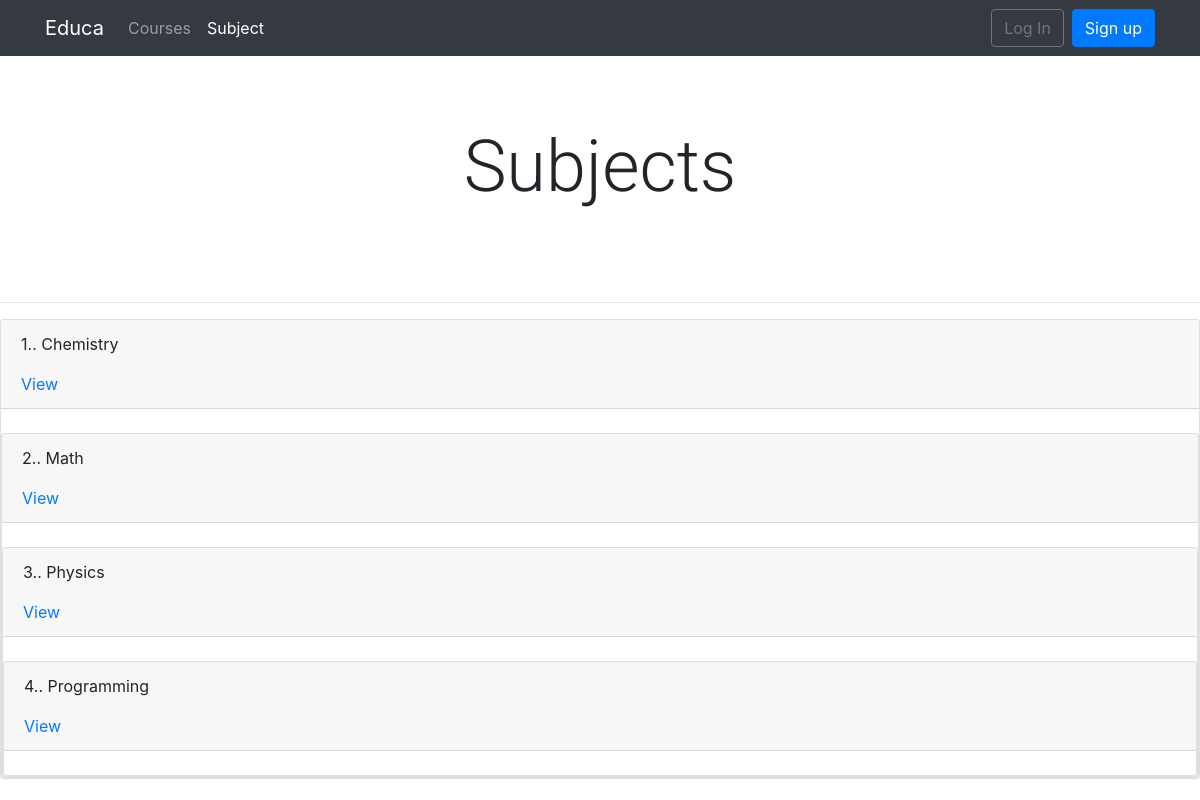
The app's page /course/subject/ with its own data.
### courses/models.py (models this page shows, shortened)
class Subject(models.Model):
    title = models.CharField(max_length=200)
    slug = models.SlugField(max_length=200, unique=True)
    class Meta:
        ordering = ['title']

### courses/views.py (the view)
class SubjectListView(ListView):
    model = Subject
    template_name = 'courses/subject/list.html'

### templates/courses/subject/list.html
{% extends 'base.html' %}
{% block content %}
<br>
<h2 class="display-3"> Subjects </h2>
<br>
<br>
<hr>
{% for sub in object_list %}
    <div class="card">
<div class="card-header">
        <p><span class='text-weight-bold'> {{forloop.counter}}.</span>. {{sub.title}}</p>
        <a href="{% url 'course_list_subject' sub.slug %}" >View</a>
</div>
    <br />
  {% endfor %}
{% endblock content %}

### static/css/slider.css (style rules this page uses)
h2 { text-align:center; padding: 20px; }

### static/css/base.css (style rules this page uses)
body { margin:0; font-family:'Roboto', sans-serif; font-weight:400; color:#333; }
a { color:#3fad37; text-decoration:none; }
h1, h2, h3, h4, h5, h6 { font-family:'Roboto', sans-serif; font-weight:300; }

### records on screen
Subject: title "Chemistry"
Subject: title "Math"
Subject: title "Physics"
Subject: title "Programming"
